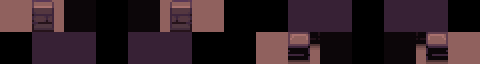

This is a level from a 2D game, rendered from its Tiled map with the project's own tilesets. A one-line summary and the complete map file follow:
An orthogonal 15x2 tile map with 32x32 px tiles, 3 tile layers (regions, input_types, output_ground).

<map version="1.2" tiledversion="2019.03.13" orientation="orthogonal" renderorder="right-down" width="15" height="2" tilewidth="32" tileheight="32" infinite="0" nextlayerid="18" nextobjectid="1">
 <tileset firstgid="1" source="../tileset.tsx" />
 <layer id="15" name="regions" width="15" height="2">
  <data encoding="csv">
70,70,79,0,79,70,70,0,0,80,80,0,80,80,0,
0,80,80,0,80,80,0,0,70,70,79,0,79,70,70
</data>
 </layer>
 <layer id="16" name="input_types" width="15" height="2">
  <data encoding="csv">
70,70,79,0,79,70,70,0,0,80,80,0,80,80,0,
0,80,80,0,80,80,0,0,70,70,79,0,79,70,70
</data>
 </layer>
 <layer id="17" name="output_ground" width="15" height="2">
  <data encoding="csv">
0,59,0,0,0,60,0,0,0,0,0,0,0,0,0,
0,0,0,0,0,0,0,0,0,57,0,0,0,58,0
</data>
 </layer>
</map>
